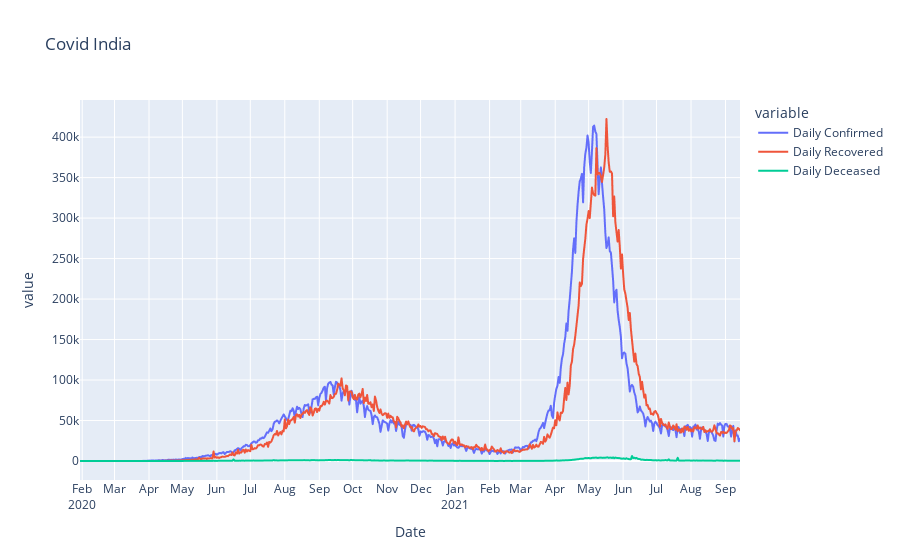

Notebook source saved alongside this figure:
### Code cell
fig = px.line(cons_data, x='Date', y=['Daily Confirmed', 'Daily Recovered', 'Daily Deceased'],
              hover_data={'Date': "|%B %d, %Y, %a"},
              title='Covid India')
fig.update_xaxes(
    dtick="M1",
    tickformat="%b\n%Y")
fig.show()

### Figure 1 — Plotly figure (JSON) as saved in the notebook; plotly's stock layout.template omitted (floating-point values rounded to 4 significant figures; data arrays with more than 128 entries replaced by an {"elided": "..."} marker saying what was removed)
{"data": [{"hovertemplate": "variable=Daily Confirmed<br>Date=%{x|%B %d, %Y, %a}<br>value=%{y}<extra></extra>", "legendgroup": "Daily Confirmed", "line": {"color": "#636efa", "dash": "solid"}, "marker": {"symbol": "circle"}, "mode": "lines", "name": "Daily Confirmed", "showlegend": true, "type": "scattergl", "x": {"elided": "594 str values"}, "xaxis": "x", "y": {"elided": "594 int values"}, "yaxis": "y"}, {"hovertemplate": "variable=Daily Recovered<br>Date=%{x|%B %d, %Y, %a}<br>value=%{y}<extra></extra>", "legendgroup": "Daily Recovered", "line": {"color": "#EF553B", "dash": "solid"}, "marker": {"symbol": "circle"}, "mode": "lines", "name": "Daily Recovered", "showlegend": true, "type": "scattergl", "x": {"elided": "594 str values"}, "xaxis": "x", "y": {"elided": "594 int values"}, "yaxis": "y"}, {"hovertemplate": "variable=Daily Deceased<br>Date=%{x|%B %d, %Y, %a}<br>value=%{y}<extra></extra>", "legendgroup": "Daily Deceased", "line": {"color": "#00cc96", "dash": "solid"}, "marker": {"symbol": "circle"}, "mode": "lines", "name": "Daily Deceased", "showlegend": true, "type": "scattergl", "x": {"elided": "594 str values"}, "xaxis": "x", "y": {"elided": "594 int values"}, "yaxis": "y"}], "layout": {"legend": {"title": {"text": "variable"}, "tracegroupgap": 0}, "title": {"text": "Covid India"}, "xaxis": {"anchor": "y", "domain": [0, 1], "dtick": "M1", "tickformat": "%b\n%Y", "title": {"text": "Date"}}, "yaxis": {"anchor": "x", "domain": [0, 1], "title": {"text": "value"}}}}
